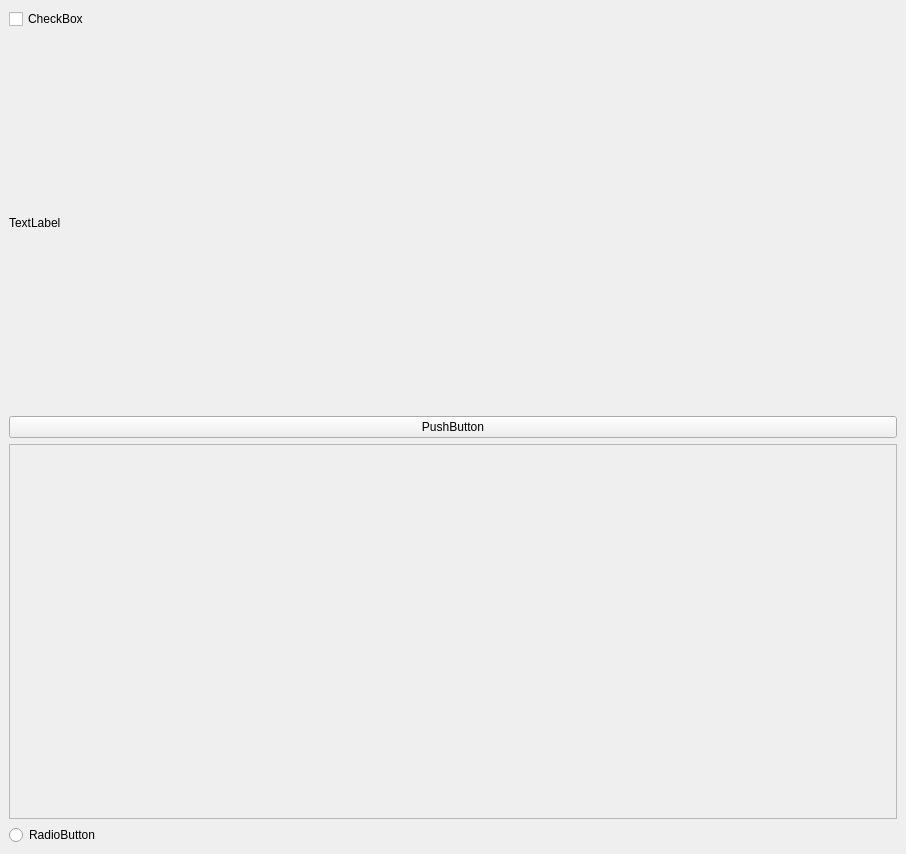
<?xml version="1.0" encoding="UTF-8"?>
<ui version="4.0">
 <class>MainWindow</class>
 <widget class="QMainWindow" name="MainWindow">
  <property name="geometry">
   <rect>
    <x>0</x>
    <y>0</y>
    <width>906</width>
    <height>854</height>
   </rect>
  </property>
  <property name="windowTitle">
   <string>MainWindow</string>
  </property>
  <widget class="QWidget" name="centralwidget">
   <layout class="QGridLayout" name="gridLayout">
    <item row="0" column="0">
     <layout class="QVBoxLayout" name="verticalLayout_2">
      <item>
       <widget class="QCheckBox" name="checkBox">
        <property name="text">
         <string>CheckBox</string>
        </property>
       </widget>
      </item>
      <item>
       <widget class="QLabel" name="label">
        <property name="text">
         <string>TextLabel</string>
        </property>
       </widget>
      </item>
      <item>
       <widget class="QPushButton" name="pushButton">
        <property name="text">
         <string>PushButton</string>
        </property>
       </widget>
      </item>
      <item>
       <widget class="QFrame" name="frame">
        <property name="frameShape">
         <enum>QFrame::StyledPanel</enum>
        </property>
        <property name="frameShadow">
         <enum>QFrame::Raised</enum>
        </property>
       </widget>
      </item>
      <item>
       <widget class="QRadioButton" name="radioButton">
        <property name="text">
         <string>RadioButton</string>
        </property>
       </widget>
      </item>
     </layout>
    </item>
   </layout>
  </widget>
 </widget>
 <resources/>
 <connections/>
</ui>
